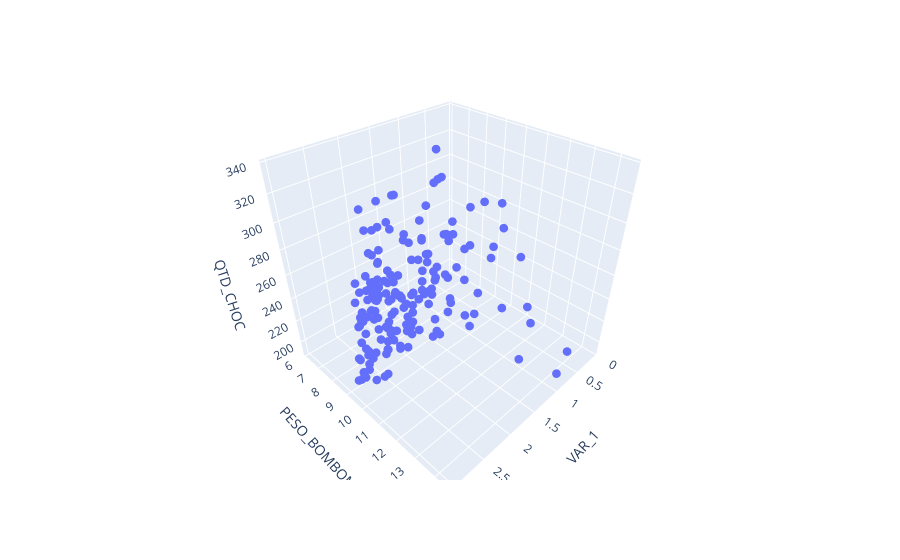

Here is the notebook cell this chart was saved with:
### Code cell
fig = px.scatter_3d(corrected_outliers[corrected_outliers['VAR_2_C'] == 1], x='VAR_1', y='PESO_BOMBOM', z='QTD_CHOC')
fig.update_traces(marker=dict(size=3))
fig.show()

### Figure 1 — Plotly figure (JSON) as saved in the notebook; plotly's stock layout.template omitted (floating-point values rounded to 4 significant figures; data arrays with more than 128 entries replaced by an {"elided": "..."} marker saying what was removed)
{"data": [{"hovertemplate": "VAR_1=%{x}<br>PESO_BOMBOM=%{y}<br>QTD_CHOC=%{z}<extra></extra>", "legendgroup": "", "marker": {"color": "#636efa", "size": 3, "symbol": "circle"}, "mode": "markers", "name": "", "scene": "scene", "showlegend": false, "type": "scatter3d", "x": {"elided": "177 float values"}, "y": {"elided": "177 float values"}, "z": {"elided": "177 float values"}}], "layout": {"legend": {"tracegroupgap": 0}, "margin": {"t": 60}, "scene": {"domain": {"x": [0, 1], "y": [0, 1]}, "xaxis": {"title": {"text": "VAR_1"}}, "yaxis": {"title": {"text": "PESO_BOMBOM"}}, "zaxis": {"title": {"text": "QTD_CHOC"}}}}}
